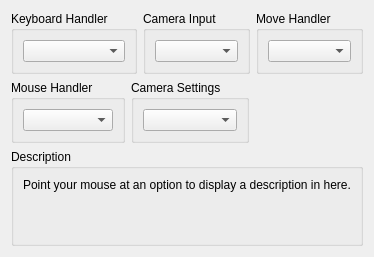
     <widget class="QWidget" name="inputTab">
      <attribute name="title">
       <string>I/O</string>
      </attribute>
      <layout class="QVBoxLayout" name="verticalLayout_32">
       <item>
        <layout class="QHBoxLayout" name="horizontalLayout_10" stretch="1,1,1">
         <item>
          <widget class="QGroupBox" name="groupBox_51">
           <property name="title">
            <string>Keyboard Handler</string>
           </property>
           <layout class="QVBoxLayout" name="verticalLayout_27">
            <item>
             <widget class="QComboBox" name="keyboardHandlerBox"/>
            </item>
           </layout>
          </widget>
         </item>
         <item>
          <widget class="QGroupBox" name="groupBox_31">
           <property name="title">
            <string>Camera Input</string>
           </property>
           <layout class="QVBoxLayout" name="verticalLayout_30">
            <item>
             <widget class="QComboBox" name="cameraTypeBox"/>
            </item>
           </layout>
          </widget>
         </item>
         <item>
          <widget class="QGroupBox" name="groupBox_2">
           <property name="title">
            <string>Move Handler</string>
           </property>
           <layout class="QVBoxLayout" name="verticalLayout_62">
            <item>
             <widget class="QComboBox" name="moveBox"/>
            </item>
           </layout>
          </widget>
         </item>
        </layout>
       </item>
       <item>
        <layout class="QHBoxLayout" name="horizontalLayout_11" stretch="1,1,1">
         <item>
          <widget class="QGroupBox" name="groupBox_53">
           <property name="title">
            <string>Mouse Handler</string>
           </property>
           <layout class="QVBoxLayout" name="verticalLayout_28">
            <item>
             <widget class="QComboBox" name="mouseHandlerBox"/>
            </item>
           </layout>
          </widget>
         </item>
         <item>
          <widget class="QGroupBox" name="groupBox_54">
           <property name="title">
            <string>Camera Settings</string>
           </property>
           <layout class="QVBoxLayout" name="verticalLayout_31">
            <item>
             <widget class="QComboBox" name="cameraBox"/>
            </item>
           </layout>
          </widget>
         </item>
         <item>
          <spacer name="horizontalSpacer_7">
           <property name="orientation">
            <enum>Qt::Horizontal</enum>
           </property>
           <property name="sizeType">
            <enum>QSizePolicy::MinimumExpanding</enum>
           </property>
           <property name="sizeHint" stdset="0">
            <size>
             <width>0</width>
             <height>0</height>
            </size>
           </property>
          </spacer>
         </item>
        </layout>
       </item>
       <item>
        <spacer name="verticalSpacer_7">
         <property name="orientation">
          <enum>Qt::Vertical</enum>
         </property>
         <property name="sizeType">
          <enum>QSizePolicy::MinimumExpanding</enum>
         </property>
         <property name="sizeHint" stdset="0">
          <size>
           <width>0</width>
           <height>0</height>
          </size>
         </property>
        </spacer>
       </item>
       <item>
        <widget class="QGroupBox" name="groupBox_59">
         <property name="title">
          <string>Description</string>
         </property>
         <layout class="QVBoxLayout" name="verticalLayout_33">
          <item>
           <widget class="QLabel" name="description_io">
            <property name="text">
             <string>Point your mouse at an option to display a description in here.


</string>
            </property>
            <property name="textFormat">
             <enum>Qt::PlainText</enum>
            </property>
            <property name="alignment">
             <set>Qt::AlignLeading|Qt::AlignLeft|Qt::AlignTop</set>
            </property>
            <property name="wordWrap">
             <bool>true</bool>
            </property>
           </widget>
          </item>
         </layout>
        </widget>
       </item>
      </layout>
     </widget>
